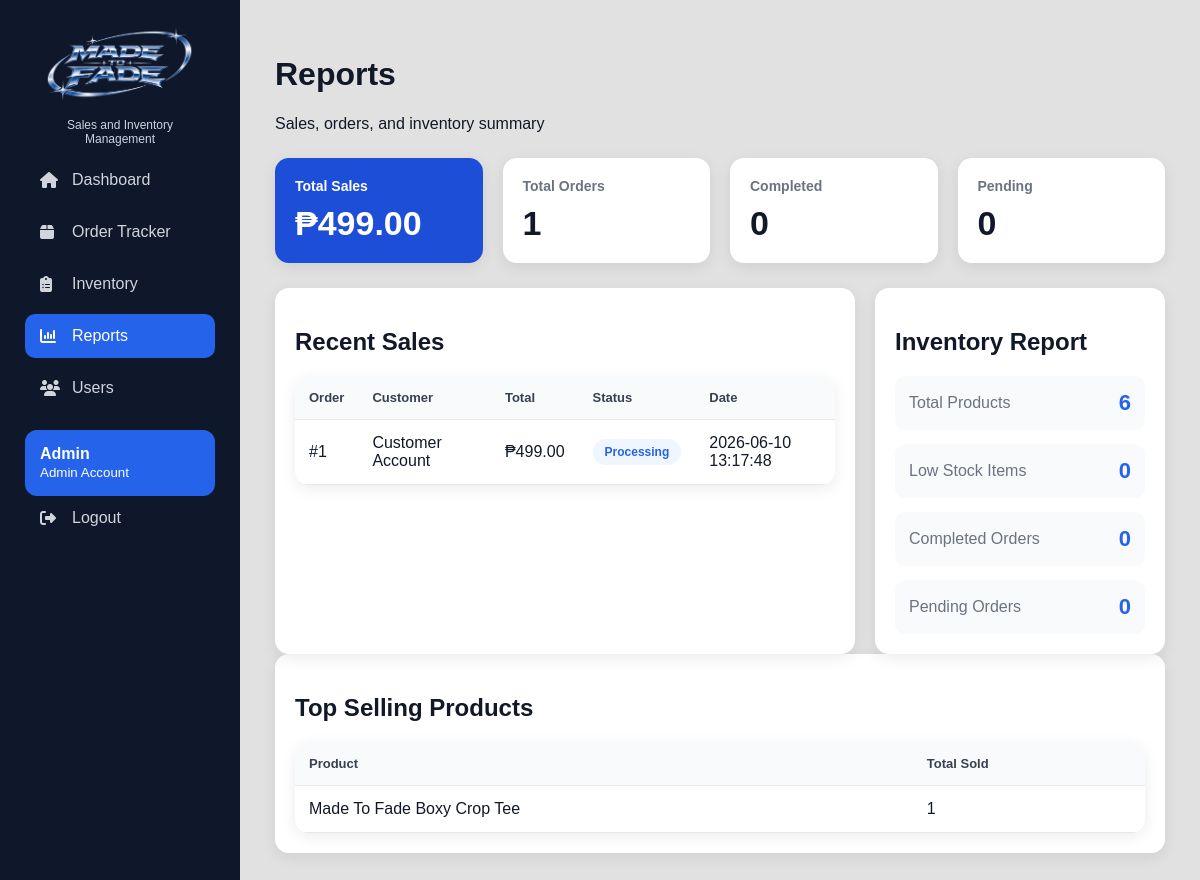
The app's page /admin/analytics.php (signed in) with its own data.
### tables this page shows
CREATE TABLE orders (
    id INT AUTO_INCREMENT PRIMARY KEY,
    customer_id INT,
    courier_id INT,
    total DECIMAL(10,2),
    order_status VARCHAR(50),
    delivery_status VARCHAR(50),
    payment_method VARCHAR(50),
    payment_status VARCHAR(50) DEFAULT 'Pending',
    stock_deducted VARCHAR(10) DEFAULT 'No',
    address VARCHAR(255),
    contact_number VARCHAR(20),
    date_created TIMESTAMP DEFAULT CURRENT_TIMESTAMP
);

CREATE TABLE users (
    id INT AUTO_INCREMENT PRIMARY KEY,
    fullname VARCHAR(100),
    username VARCHAR(50) UNIQUE,
    password VARCHAR(100),
    role VARCHAR(20)
);

### admin/analytics.php (the view, shortened to what this page needs)
<?php
include "../includes/config.php";
$total_sales = mysqli_fetch_assoc(mysqli_query($conn,
"SELECT SUM(total) AS total FROM orders"));
$total_orders = mysqli_fetch_assoc(mysqli_query($conn,
"SELECT COUNT(*) AS total FROM orders"));
$completed_orders = mysqli_fetch_assoc(mysqli_query($conn,
"SELECT COUNT(*) AS total FROM orders WHERE order_status='Completed'"));
$pending_orders = mysqli_fetch_assoc(mysqli_query($conn,
"SELECT COUNT(*) AS total FROM orders WHERE order_status='Pending'"));
$total_products = mysqli_fetch_assoc(mysqli_query($conn,
"SELECT COUNT(*) AS total FROM products"));
$low_stock = mysqli_fetch_assoc(mysqli_query($conn,
"SELECT COUNT(*) AS total FROM products WHERE stock <= 5"));
$top_products = mysqli_query($conn,
"SELECT products.name, SUM(order_items.quantity) AS sold
 FROM order_items
 JOIN products ON order_items.product_id = products.id
 GROUP BY products.id
 ORDER BY sold DESC
 LIMIT 5");
$recent_sales = mysqli_query($conn,
"SELECT orders.*, users.fullname
 FROM orders
 JOIN users ON orders.customer_id = users.id
 ORDER BY orders.id DESC
 LIMIT 8");
?>
<!DOCTYPE html>
<html>
<head>
    <link rel="stylesheet" href="../css/style.css">
    <link rel="stylesheet"
    href="https://cdnjs.cloudflare.com/ajax/libs/font-awesome/6.5.1/css/all.min.css">
</head>
<body>
<div class="layout">
<?php include "sidebar.php"; ?>
<div class="main-content">
<h1>Reports</h1>
<p>Sales, orders, and inventory summary</p>
<div class="dashboard-cards">
    <div class="dashboard-card blue-card">
        <h3>Total Sales</h3>
        <h2>₱<?php echo $total_sales['total'] ?? 0; ?></h2>
    </div>
    <div class="dashboard-card">
        <h3>Total Orders</h3>
        <h2><?php echo $total_orders['total']; ?></h2>
    </div>
    <div class="dashboard-card">
        <h3>Completed</h3>
        <h2><?php echo $completed_orders['total']; ?></h2>
    </div>
    <div class="dashboard-card">
        <h3>Pending</h3>
        <h2><?php echo $pending_orders['total']; ?></h2>
    </div>
</div>
<div class="dashboard-grid">
    <div class="panel">
        <h2>Recent Sales</h2>
        <table>
            <tr>
                <th>Order</th>
                <th>Customer</th>
                <th>Total</th>
                <th>Status</th>
                <th>Date</th>
            </tr>
            <?php while($row = mysqli_fetch_assoc($recent_sales)){ ?>
            <tr>
                <td>#<?php echo $row['id']; ?></td>
                <td><?php echo $row['fullname']; ?></td>
                <td>₱<?php echo $row['total']; ?></td>
                <td>
                    <?php
                    $class = "pending";
                    if($row['order_status'] == "Processing"){
                        $class = "processing";
                    }
                    ?>
                    <span class="status <?php echo $class; ?>">
                        <?php echo $row['order_status']; ?>
                    </span>
                </td>
                <td><?php echo $row['date_created']; ?></td>
            </tr>
            <?php } ?>
        </table>
    </div>
    <div class="panel">
        <h2>Inventory Report</h2>
        <div class="report-list">
            <div>
                <span>Total Products</span>
                <strong><?php echo $total_products['total']; ?></strong>
            </div>
            <div>
                <span>Low Stock Items</span>
                <strong><?php echo $low_stock['total']; ?></strong>
            </div>
            <div>
                <span>Completed Orders</span>
                <strong><?php echo $completed_orders['total']; ?></strong>
            </div>
            <div>
                <span>Pending Orders</span>
                <strong><?php echo $pending_orders['total']; ?></strong>
            </div>
        </div>
    </div>
</div>
<div class="panel">
    <h2>Top Selling Products</h2>
    <table>
        <tr>
            <th>Product</th>
            <th>Total Sold</th>
        </tr>
        <?php while($row = mysqli_fetch_assoc($top_products)){ ?>
        <tr>
            <td><?php echo $row['name']; ?></td>
            <td><?php echo $row['sold']; ?></td>
        </tr>
        <?php } ?>
    </table>
</div>
</div>
</div>
</body>
</html>

### css/style.css (style rules this page uses)
* { box-sizing:border-box; }
body { margin:0; font-family:Arial, sans-serif; background:#e1e1e1; color:#111827; }
.card, .dashboard-card, .panel, .action-card { background:white; border-radius:14px; padding:20px; box-shadow:0 4px 15px rgba(0,0,0,.08); }
.layout { display:flex; min-height:100vh; }
.main-content { flex:1; padding:35px; }
.dashboard-cards, .quick-actions { display:grid; grid-template-columns:repeat(4,1fr); gap:20px; margin:25px 0; }
.dashboard-card h3 { color:#6b7280; font-size:14px; margin:0; }
.dashboard-card h2 { font-size:34px; margin:10px 0 0; }
.blue-card { background:#1d4ed8; color:white; }
.blue-card h3 { color:white; }
.dashboard-grid { display:grid; grid-template-columns:2fr 1fr; gap:20px; }
table { width:100%; border-collapse:collapse; background:white; border-radius:14px; overflow:hidden; box-shadow:0 4px 15px rgba(0,0,0,.08); }
th, td { padding:14px; text-align:left; border-bottom:1px solid #e5e7eb; }
th { background:#f9fafb; color:#374151; font-size:13px; }
.status { padding:6px 12px; border-radius:20px; font-size:12px; font-weight:bold; display:inline-block; }
.processing, .delivery { background:#eff6ff; color:#2563eb; }
.report-list { display:grid; gap:14px; }
.report-list div { display:flex; justify-content:space-between; align-items:center; background:#f9fafb; padding:14px; border-radius:10px; }
.report-list span { color:#6b7280; }
.report-list strong { font-size:22px; color:#2563eb; }

### records on screen
orders: id "1", users.fullname "Customer Account", total "499.00", order_status "Processing", date_created "2026-06-10 13:17:48"

### other values on screen
$_SESSION['fullname'] "Admin Account"
$total_sales['total'] "499.00"
$total_orders['total'] "1"
$completed_orders['total'] "0"
$pending_orders['total'] "0"
$total_products['total'] "6"
$low_stock['total'] "0"
$row['name'] "Made To Fade Boxy Crop Tee"
$row['sold'] "1"
